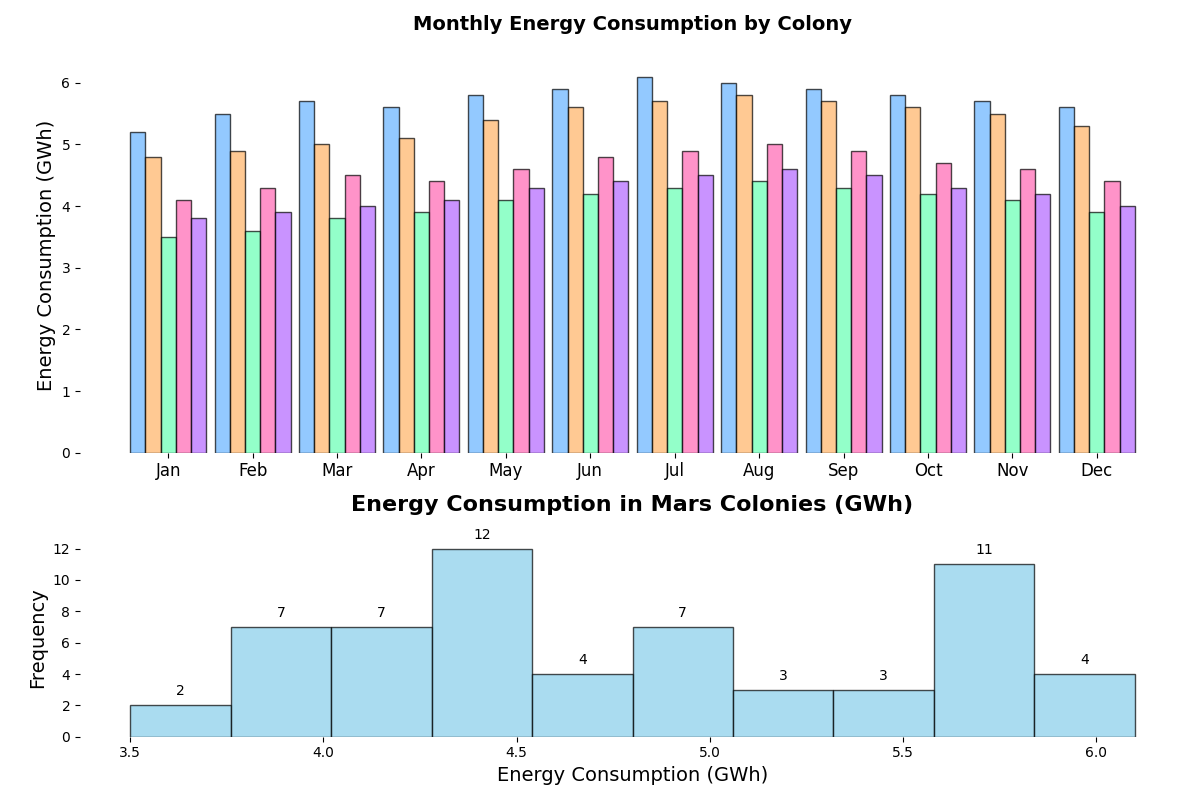

This chart was generated by the following Python code:
import matplotlib.pyplot as plt
import numpy as np

months = ['Jan', 'Feb', 'Mar', 'Apr', 'May', 'Jun', 'Jul', 'Aug', 'Sep', 'Oct', 'Nov', 'Dec']
colony_alpha = [5.2, 5.5, 5.7, 5.6, 5.8, 5.9, 6.1, 6.0, 5.9, 5.8, 5.7, 5.6]
colony_beta = [4.8, 4.9, 5.0, 5.1, 5.4, 5.6, 5.7, 5.8, 5.7, 5.6, 5.5, 5.3]
colony_gamma = [3.5, 3.6, 3.8, 3.9, 4.1, 4.2, 4.3, 4.4, 4.3, 4.2, 4.1, 3.9]
colony_delta = [4.1, 4.3, 4.5, 4.4, 4.6, 4.8, 4.9, 5.0, 4.9, 4.7, 4.6, 4.4]
colony_epsilon = [3.8, 3.9, 4.0, 4.1, 4.3, 4.4, 4.5, 4.6, 4.5, 4.3, 4.2, 4.0]

fig, axs = plt.subplots(2, 1, figsize=(12, 8), gridspec_kw={'height_ratios': [2, 1]})

ax1 = axs[0]
width = 0.18
months_indices = np.arange(len(months))
colors = ['#66B3FF', '#FFB366', '#66FFB3', '#FF66B3', '#B366FF']

ax1.bar(months_indices - 2*width, colony_alpha, width, edgecolor='black', color=colors[0], alpha=0.7)
ax1.bar(months_indices - width, colony_beta, width, edgecolor='black', color=colors[1], alpha=0.7)
ax1.bar(months_indices, colony_gamma, width, edgecolor='black', color=colors[2], alpha=0.7)
ax1.bar(months_indices + width, colony_delta, width, edgecolor='black', color=colors[3], alpha=0.7)
ax1.bar(months_indices + 2*width, colony_epsilon, width, edgecolor='black', color=colors[4], alpha=0.7)

ax1.set_title('Monthly Energy Consumption by Colony', fontsize=14, fontweight='bold', pad=20)
ax1.set_xticks(months_indices)
ax1.set_xticklabels(months, fontsize=12)
ax1.set_ylabel('Energy Consumption (GWh)', fontsize=14)

# Remove borders
for spine in ax1.spines.values():
    spine.set_visible(False)

ax2 = axs[1]
data = list(colony_alpha + colony_beta + colony_gamma + colony_delta + colony_epsilon)
n, bins, patches = ax2.hist(data, bins=10, edgecolor='black', color='skyblue', alpha=0.7)
ax2.set_title('Energy Consumption in Mars Colonies (GWh)', fontsize=16, fontweight='bold', pad=20)
ax2.set_xlabel('Energy Consumption (GWh)', fontsize=14)
ax2.set_ylabel('Frequency', fontsize=14)

# Remove borders
for spine in ax2.spines.values():
    spine.set_visible(False)

for count, rect in zip(n, patches):
    height = rect.get_height()
    ax2.annotate(f'{int(count)}', xy=(rect.get_x() + rect.get_width() / 2, height),
                 xytext=(0, 5), textcoords='offset points', ha='center', va='bottom', fontsize=10)

plt.tight_layout()
plt.show()
